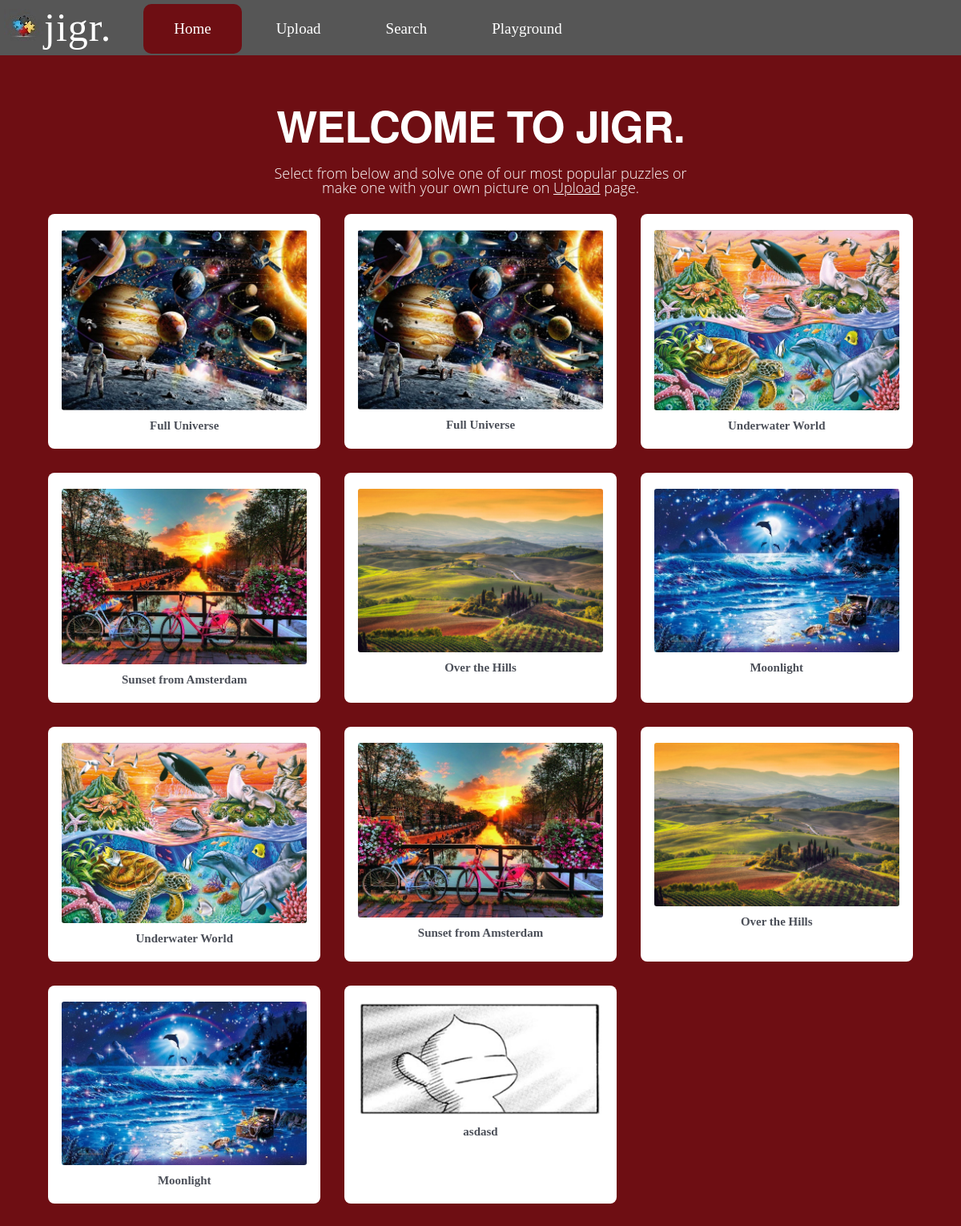
Screenshot of /MVC/public/index.php with the database file from the repository.
### tables this page shows
CREATE TABLE `images` (
  `ID` int(100) NOT NULL,
  `image_name` varchar(255) NOT NULL,
  `name` varchar(255) NOT NULL,
  `upload_at` timestamp NOT NULL DEFAULT CURRENT_TIMESTAMP ON UPDATE CURRENT_TIMESTAMP
);

### MVC/app/core/Controller.php (called while the page is built, shortened)
<?php
class Controller{
    public function view ($view, $data = []){
        require_once '../app/views/' . $view . '.php';
    }
}
?>

### MVC/app/controllers/Main.php (called while the page is built)
<?php
require_once "../app/models/main_model.php";
class Main extends Controller
{
  public function index(){
      $this->view('main/index');
  }
}

### MVC/app/core/App.php (called while the page is built, shortened)
<?php
class App{
    protected $method = 'index';
    public function __construct(){
        $url = $this->parseUrl();
        $this->controller = new $this->controller;
        $this->params = $url ? array_values($url) : [];
        call_user_func_array([$this->controller, $this->method], $this->params);
    }
}
?>

### MVC/public/index.php (called while the page is built, shortened)
<?php
$app = new App;

### MVC/app/models/main_model.php (the view, shortened to what this page needs)
<?php
class mainModel{
        public static function items(){
                $database = DB::getConnection();
                $sql = "SELECT * FROM images ORDER BY upload_at desc";
                $result = mysqli_query($database, $sql);
                if (mysqli_num_rows($result) > 0) {
                        while($row = mysqli_fetch_assoc($result)) {
                                echo '<div><a href="./images/'.$row['name'].'"><img alt="1" src="./images/'.$row['name'].'"></a><p>'.$row['image_name'].'</p></div>';
                }
                } else {
                        echo "0 results";
                }
        }
}

### MVC/app/views/main/index.php (shortened to what this page needs)
<!DOCTYPE html>
<html lang="en">
<head>
<link rel="stylesheet" href="./css/style.css">
</head>
<body>
	<ul class="topnav">
	  <li><img alt="logo" src="./images/puzzle-logo.jpg"><p class="title">jigr.</p></li>
	  <li><a class="active" href="http://<?php echo $_SERVER['HTTP_HOST']?>/MVC/public/main">Home</a></li>
	  <li><a href="http://<?php echo $_SERVER['HTTP_HOST']?>/MVC/public/upload">Upload</a></li>
	  <li><a href="http://<?php echo $_SERVER['HTTP_HOST']?>/MVC/public/search">Search</a></li>
	  <li><a href="http://<?php echo $_SERVER['HTTP_HOST']?>/MVC/public/playground">Playground</a></li>
	</ul>
	<h1>Welcome to jigr.</h1>
	<h2>Select from below and solve one of our most popular puzzles or <br/> make one with your own picture on <u>Upload</u> page.</h2>
	<div class="grid-container">
		<?php mainModel::items(); ?>
	</div>
</body>
</html>

### MVC/public/css/style.css (style rules this page uses)
* { padding: 0px; margin: 0px; }
body { margin: 0; background-color: #6e0e13; }
h1 { text-align: center; margin-top:5%; margin-bottom: 2%; font-size: 4.5vw; text-transform: uppercase; color: #fff; font-family: 'Helvetica Neue', sans-serif; font-weight: bold; letter-spacing: -1px; line-height: 1; animation-duration: 2s; animation-name: slidein; }
h2 { text-align: center; margin-top:1%; margin-bottom: 0%; font-size: 1.5vw; color: #fff; font-family: 'Open Sans', sans-serif; font-size: 1.5vw; font-weight: 300; line-height: 100%; }
li { font-family: Calibri; font-size: 19px; }
.title { display: inline-block; padding: 0px 35px 1px 0px; color: #fff; font-family: Calibri; font-size: 50px; letter-spacing: 1px; text-decoration: none; text-transform: lowercase; margin-bottom: 5px; }
ul.topnav { list-style-type: none; margin: 0; padding: 0; overflow: hidden; background-color: #565656; width: 100%; top: 0; }
ul.topnav li { float: left; padding-top: 5px; padding-left: 5px; }
ul.topnav li a { display: block; color: white; text-align: center; padding:20px 38px 20px 38px; text-decoration: none; }
ul.topnav li a.active { background-color: #6e0e13; border-radius: 10px; }
.grid-container { display: grid; grid-gap: 30px; align-content: center; grid-template-columns: auto auto auto; margin-top: 2%; margin-right: 5%; margin-left: 5%; margin-bottom: 5%; }
.grid-container > div { background-color: #fff; text-align: center; padding: 20px 0; font-size: 25px; border-radius: 8px; }
.grid-container > div > a > img { max-width: 90%; border-radius: 3px; }
.grid-container > div > p { display: flex; justify-content: center; align-items: flex-end; font-family: Calibri; font-size: 15px; font-weight: bold; color: #4B4F58; margin-top: 5px; }

### rows the page displays
images: name (picture), image_name "Full Universe"
images: name (picture), image_name "Full Universe"
images: name (picture), image_name "Underwater World"
images: name (picture), image_name "Sunset from Amsterdam"
images: name (picture), image_name "Over the Hills"
images: name (picture), image_name "Moonlight"
images: name (picture), image_name "Underwater World"
images: name (picture), image_name "Sunset from Amsterdam"
images: name (picture), image_name "Over the Hills"
images: name (picture), image_name "Moonlight"
images: name (picture), image_name "asdasd"
